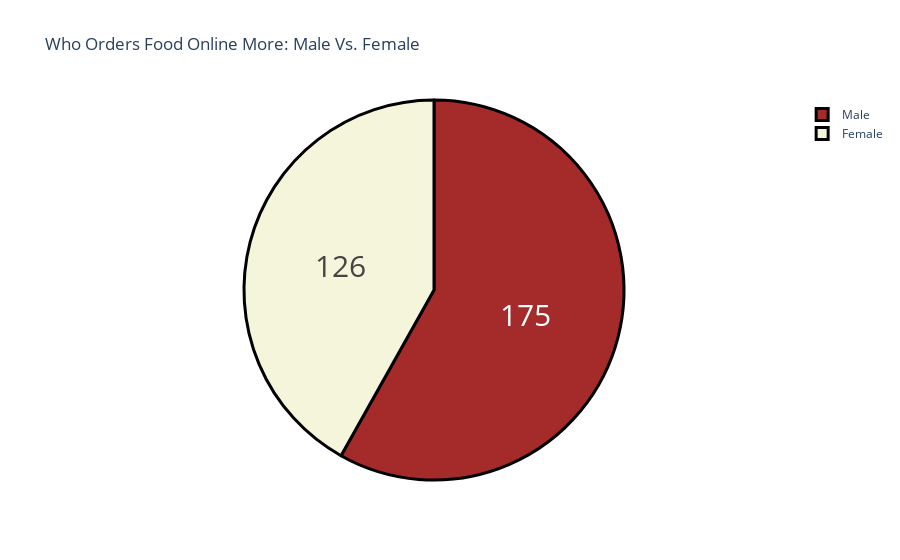

Here is the notebook cell this chart was saved with:
### Code cell
gender = buying_again_data["Gender"].value_counts()
label = gender.index
counts = gender.values
colors = ['brown','beige']

fig = go.Figure(data=[go.Pie(labels=label, values=counts)])
fig.update_layout(title_text='Who Orders Food Online More: Male Vs. Female')
fig.update_traces(hoverinfo='label+percent', textinfo='value', textfont_size=30,
                  marker=dict(colors=colors, line=dict(color='black', width=3)))
fig.show()

### Figure 1 — Plotly figure (JSON) as saved in the notebook; plotly's stock layout.template omitted (floating-point values rounded to 4 significant figures)
{"data": [{"hoverinfo": "label+percent", "labels": ["Male", "Female"], "marker": {"colors": ["brown", "beige"], "line": {"color": "black", "width": 3}}, "textfont": {"size": 30}, "textinfo": "value", "type": "pie", "values": [175, 126]}], "layout": {"title": {"text": "Who Orders Food Online More: Male Vs. Female"}}}
